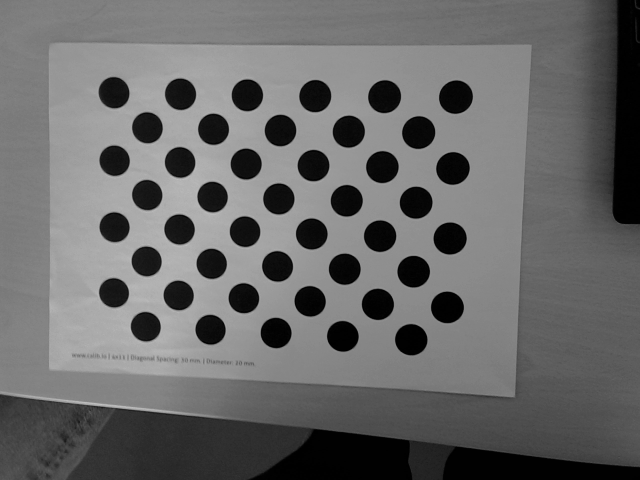
#> input picture results/acquired/1.png, 640 x 480 px
$ python MonoMain.py
#> lines starting #> are read from the running program, lines starting #| are printed output that depends on the picture; long printed decimals are rounded
### Perception3D/Calibration.py
# -*- coding: utf-8 -*-
import os
import glob
import CalibUtils as cu

from mpl_toolkits.mplot3d import Axes3D

import numpy as np
import cv2 as cv
import matplotlib.pyplot as plt

### Base Class for calibration implementation
class CalibrationBase:
    def __init__(self, cols = 4, rows = 11, patternSize_m = 0.03, patternType = 'chessboard'):
        self.patternTypes = {'chessboard':0, 'symmetric_circles':1, 'asymmetric_circles':2}

        if type(patternType) == int:
            assert patternType in self.patternTypes.values(), 'Pattern type must be one of {}'.format(self.patternTypes)
            patternType = list(self.patternTypes.keys())[list(self.patternTypes.values()).index(patternType)]
        else:
            assert patternType in self.patternTypes, 'Pattern type must be one of {}'.format(self.patternTypes)

        self.cols = cols
        self.rows = rows
        self.patternSize = patternSize_m
        self.patternType = patternType
        self.criteria = (cv.TERM_CRITERIA_EPS + cv.TERM_CRITERIA_MAX_ITER, 30, 0.001)

    # [8 lines left out: function symmetricWorldPoints, not called in this run]

    def asymmetricWorldPoints(self):
        patternPoints = []

        for i in range(self.rows):
            for j in range(self.cols):
                patternPoints.append((j if (i%2 == 0) else j + 0.5, i/2, 0))

        return np.array(patternPoints).astype('float32')

    def detect(self, frame, refine=False):
        # Find the chessboard corners or circle grid centers
        patternFound = False
        corners = []

        if self.patternType == 'chessboard':
            # Implement findChessboardCorners here
            patternFound, corners = cv.findChessboardCorners(frame, (self.cols, self.rows),
                                                              flags=cv.CALIB_CB_ADAPTIVE_THRESH + cv.CALIB_CB_NORMALIZE_IMAGE)

            if patternFound and refine:
                # Implement cornerSubPix here
                corners = cv.cornerSubPix(frame, corners, winSize=(5, 5), zeroZone=(-1, -1),
                                            criteria=(cv.TERM_CRITERIA_EPS + cv.TERM_CRITERIA_MAX_ITER, 30, 0.001))

        elif self.patternType == 'symmetric_circles':
            # Implement findCirclesGrid here
            patternFound, corners = cv.findCirclesGrid(frame, (self.cols, self.rows), flags=cv.CALIB_CB_SYMMETRIC_GRID)

        elif self.patternType == 'asymmetric_circles':
            # Implement findCirclesGrid here
            patternFound, corners = cv.findCirclesGrid(frame, (self.cols, self.rows), flags=cv.CALIB_CB_ASYMMETRIC_GRID)

        return patternFound, corners

    def drawPattern(self, frame, corners, patternFound):
        return cv.drawChessboardCorners(frame.copy(), (self.cols, self.rows), corners, patternFound)

    def detectInImages(self, framesPath = 'results/acquired', outdir = 'results/calibration'):
        if not os.path.exists(outdir):
            os.makedirs(outdir)

        framesPathList = []
        framesPathList.extend(glob.glob(os.path.join(framesPath, '*.png')))
        framesPathList.sort()
        print('There are {} {} images given for calibration'.format(len(framesPathList),self.patternType))

        objectPoints = []
        imgPoints = []
        workingImages = []

        if self.patternType in ['chessboard', 'symmetric_circles']:
            patternPoints = self.symmetricWorldPoints() * self.patternSize
        elif self.patternType == 'asymmetric_circles':
            patternPoints = self.asymmetricWorldPoints() * self.patternSize

        for framePath in framesPathList:
            print('Processing {}'.format(framePath))

            frame = cv.imread(framePath, cv.IMREAD_GRAYSCALE)

            if frame is None:
                print('Failed to load {}'.format(framePath))
                return None

            patternFound, corners = self.detect(frame, True)

            if patternFound:
                objectPoints.append(patternPoints)
                imgPoints.append(corners)
                workingImages.append(os.path.basename(framePath))

                drawToFrame = cv.cvtColor(frame, cv.COLOR_GRAY2BGR)
                drawToFrame = self.drawPattern(drawToFrame, corners, patternFound)
                cv.imwrite(outdir + '/' + os.path.basename(framePath) , drawToFrame)

            else:
                print('Calibration board NOT FOUND')

        return workingImages, objectPoints, imgPoints, frame.shape[1::-1]

    def plotRMS(self, figureName = 'RMS Plot'):
        # Plot settings
        plt.figure(figureName)
        plt.title(figureName)
        plt.xlabel('Image ID')
        plt.ylabel('RMS')

        x = [os.path.splitext(os.path.basename(image))[0] for image in self.workingImages]

        if len(self.perViewErrors[0]) == 2:
            plt.scatter(x, [rms[0] for rms in self.perViewErrors], label='Per image RMS (Left Camera)', marker='o')
            plt.scatter(x, [rms[1] for rms in self.perViewErrors], label='Per image RMS (Right Camera)', marker='o')
        else:
            plt.scatter(x, self.perViewErrors, label='Per image RMS', marker='o')

        plt.plot(x, [self.rms]*len(self.workingImages), label='Mean RMS', linestyle='--')
        plt.legend(loc='upper right')

        if not os.path.exists('results/analysis'):
            os.makedirs('results/analysis')

        plt.savefig('results/analysis/'+ figureName + '.png')
        plt.show()

### Monocular Calibration class
class MonoCalibration(CalibrationBase):
    # [50 lines left out: function acquire, not called in this run]

    def calibrate(self, framesPath = 'results/acquired'):
        self.workingImages, objectPoints, imgPoints, imageSize = self.detectInImages(framesPath)
#> in detectInImages, frame is the input picture: shape (480, 640); min 0, max 194, mean 104.8
#> in detect, `patternFound, corners = cv.findCirclesGrid(frame, (self.cols, self.row..`: patternFound = True; corners = 44 rows, first 8: [455.5, 96.66], [452.5, 168], [449.6, 238], [446.9, 307], [418.2, 132.1], [415.6, 202.2], [413.2, 271.2], [410.8, 339.3]
#> in detectInImages, `patternFound, corners = self.detect(frame, True)`: patternFound = True
#> in drawPattern, `return cv.drawChessboardCorners(frame.copy(), (self.cols, self.rows), ..`:
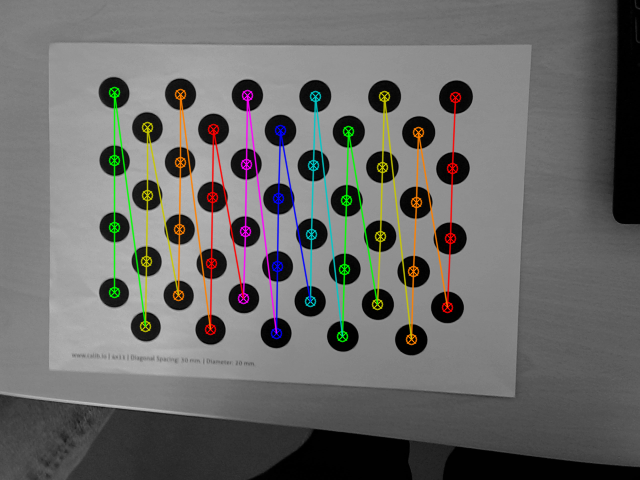
#> returned value: shape (480, 640, 3); mean of channels 0, 1, 2 104.6, 106.2, 106.8; drawn as B, G, R
#> self.workingImages = ['1.png', '10.png', '11.png']; objectPoints = 3 items; imgPoints = 3 items; imageSize = (640, 480)

        # Implement calibrateCameraExtended here
        self.rms, self.cameraMatrix, self.distCoeffs, self.rvecs, self.tvecs, _, _, self.perViewErrors = cv.calibrateCameraExtended(objectPoints, imgPoints, imageSize, None, None)
#> self.rms = 0.206; self.cameraMatrix = [[708.1, 0, 328.1], [0, 706, 239.7], [0, 0, 1]]; self.distCoeffs = [[0.0158, 0.998, -0.00291, 0.0025, -3.4]]; self.rvecs = ([0.139, 0.0379, 1.6], [0.603, 0.625, 1.34], [0.369, -0.553, 1.47]); self.tvecs = ([0.0538, -0.0606, 0.301], [0.0596, -0.0477, 0.24], [0.0408, -0.07, 0.284]); self.perViewErrors = [0.109, 0.274, 0.203]

        print('\nRMS:', self.rms)
#| RMS: 0.2063
        print('camera matrix:\n', self.cameraMatrix)
#| camera matrix:
#|  [[708.115    0.         328.143]
#|  [  0.         705.968 239.697]
#|  [  0.           0.           1.        ]]
        print('distortion coefficients: ', self.distCoeffs.ravel())
#| distortion coefficients:  [ 1.58017099e-02  9.98123761e-01 -2.91131631e-03  2.50371919e-03
#|  -3.39685347e+00]

        return self.rms, self.cameraMatrix, self.distCoeffs, imageSize

    def visualizeBoards(self, cameraWidth = 0.1, cameraHeight = 0.05):
        figureName = 'Calibration boards visualization in camera frame'

        # Plot settings
        fig = plt.figure(figureName)
        ax = fig.add_subplot(projection='3d')
        ax.set_title(figureName)
        ax.set_xlabel('x')
        ax.set_ylabel('z')
        ax.set_zlabel('-y')

        cu.plot_camera_frame(ax, self.rvecs, self.tvecs, self.cameraMatrix, cameraWidth, cameraHeight)
        cu.plot_board_frames(ax, self.rvecs, self.tvecs, self.cols, self.rows, self.patternSize)
        cu.set_axes_equal(ax)

        if not os.path.exists('results/analysis'):
            os.makedirs('results/analysis')

        plt.savefig('results/analysis/' + figureName + '.png')
        plt.show()

### Stereo Calibration Class
class StereoCalibration(CalibrationBase):
    # [34 lines left out: function calibrate, not called in this run]

### Perception3D/CalibUtils.py
# -*- coding: utf-8 -*-
from matplotlib import cm
from numpy import linspace
import numpy as np
import cv2 as cv

## Misc
def nullFunction(x = None, y = None):
    pass

## 3-D plotting
def set_axes_radius(ax, origin, radius):
    ax.set_xlim3d([origin[0] - radius, origin[0] + radius])
    ax.set_ylim3d([origin[1] - radius, origin[1] + radius])
    ax.set_zlim3d([origin[2] - radius, origin[2] + radius])

def set_axes_equal(ax):
    '''Make axes of 3D plot have equal scale so that spheres appear as spheres,
    cubes as cubes, etc..  This is one possible solution to Matplotlib's
    ax.set_aspect('equal') and ax.axis('equal') not working for 3D.

    Input
      ax: a matplotlib axis, e.g., as output from plt.gca().
    '''

    limits = np.array([
        ax.get_xlim3d(),
        ax.get_ylim3d(),
        ax.get_zlim3d(),
    ])

    origin = np.mean(limits, axis=1)
    radius = 0.5 * np.max(np.abs(limits[:, 1] - limits[:, 0]))
    set_axes_radius(ax, origin, radius)

def transform_to_matplotlib_frame(cMo, X):
    # util function
    M = np.identity(4)
    M[1,1] = 0
    M[1,2] = 1
    M[2,1] = -1
    M[2,2] = 0

    return M.dot(cMo.dot(X))

def create_camera_model(camera_matrix, width, height, draw_frame_axis=True):
    # util function
    # fx = camera_matrix[0,0]
    # fy = camera_matrix[1,1]
    # focal = (fx + fy) /2
    f_scale =  0.1 #focal / 100

    # draw image plane
    X_img_plane = np.ones((4,5))
    X_img_plane[0:3,0] = [-width, height, f_scale]
    X_img_plane[0:3,1] = [width, height, f_scale]
    X_img_plane[0:3,2] = [width, -height, f_scale]
    X_img_plane[0:3,3] = [-width, -height, f_scale]
    X_img_plane[0:3,4] = [-width, height, f_scale]

    # draw triangle above the image plane
    X_triangle = np.ones((4,3))
    X_triangle[0:3,0] = [-width, -height, f_scale]
    X_triangle[0:3,1] = [0, -2*height, f_scale]
    X_triangle[0:3,2] = [width, -height, f_scale]

    # draw camera
    X_center1 = np.ones((4,2))
    X_center1[0:3,0] = [0, 0, 0]
    X_center1[0:3,1] = [-width, height, f_scale]

    X_center2 = np.ones((4,2))
    X_center2[0:3,0] = [0, 0, 0]
    X_center2[0:3,1] = [width, height, f_scale]

    X_center3 = np.ones((4,2))
    X_center3[0:3,0] = [0, 0, 0]
    X_center3[0:3,1] = [width, -height, f_scale]

    X_center4 = np.ones((4,2))
    X_center4[0:3,0] = [0, 0, 0]
    X_center4[0:3,1] = [-width, -height, f_scale]

    return [X_img_plane, X_triangle, X_center1, X_center2, X_center3, X_center4]

def create_board_model(board_width, board_height, square_size):
    # util function
    width = board_width*square_size
    height = board_height*square_size

    # draw calibration board
    X_board = np.ones((4,5))
    X_board[0:3,0] = [0,0,0]
    X_board[0:3,1] = [width,0,0]
    X_board[0:3,2] = [width,height,0]
    X_board[0:3,3] = [0,height,0]
    X_board[0:3,4] = [0,0,0]

    # draw board frame axis
    X_frame1 = np.ones((4,2))
    X_frame1[0:3,0] = [0, 0, 0]
    X_frame1[0:3,1] = [height/2, 0, 0]

    X_frame2 = np.ones((4,2))
    X_frame2[0:3,0] = [0, 0, 0]
    X_frame2[0:3,1] = [0, height/2, 0]

    X_frame3 = np.ones((4,2))
    X_frame3[0:3,0] = [0, 0, 0]
    X_frame3[0:3,1] = [0, 0, height/2]

    return [X_board, X_frame1, X_frame2, X_frame3]

def plot_camera_frame(ax, rvecs, tvecs, cam_matrix, cam_width = 10.0, cam_height = 5.0,):
    extrinsics = np.zeros((len(rvecs),6))
    for i in range(0, len(rvecs)):
        extrinsics[i]=np.append(rvecs[i].flatten(), tvecs[i].flatten())

    camera_frame = create_camera_model(cam_matrix, cam_width, cam_height)

    for i in range(len(camera_frame)):
        X = np.zeros(camera_frame[i].shape)
        for j in range(camera_frame[i].shape[1]):
            X[:,j] = transform_to_matplotlib_frame(np.eye(4), camera_frame[i][:,j])
        ax.plot3D(X[0,:], X[1,:], X[2,:], color='r')

def plot_board_frames(ax, rvecs, tvecs, cols, rows, pattern_size):
    extrinsics = np.zeros((len(rvecs),6))
    for i in range(0, len(rvecs)):
        extrinsics[i]=np.append(rvecs[i].flatten(), tvecs[i].flatten())

    board_frames = create_board_model(cols, rows, pattern_size)

    cm_subsection = linspace(0.0, 1.0, extrinsics.shape[0])
    colors = [ cm.jet(x) for x in cm_subsection ]

    for idx in range(extrinsics.shape[0]):
        R, _ = cv.Rodrigues(extrinsics[idx,0:3])
        cMo = np.eye(4,4)
        cMo[0:3,0:3] = R
        cMo[0:3,3] = extrinsics[idx,3:6]
        for i in range(len(board_frames)):
            X = np.zeros(board_frames[i].shape)
            for j in range(board_frames[i].shape[1]):
                X[0:4,j] = transform_to_matplotlib_frame(cMo, board_frames[i][0:4,j])
            ax.plot3D(X[0,:], X[1,:], X[2,:], color=colors[idx])

### Perception3D/Rectification.py
# -*- coding: utf-8 -*-
import CalibUtils as cu
import cv2 as cv
import numpy as np

class MonoRectification:
    def __init__(self, cameraMatrix, distCoeffs, imageSize):
        self.cameraMatrix = cameraMatrix
        self.distCoeffs = distCoeffs
        self.imageSize = imageSize
        self.alpha = 1
        self.xRatio = 1
        self.yRatio = 1

    def computeCorrectionMaps(self, alpha = 1.0, xRatio = 1, yRatio = 1):
        newImageSize = (int(self.imageSize[0] / xRatio), int(self.imageSize[1] / yRatio))
        # Implement getOptimalNewCameraMatrix here
        newcameramtx, _ = cv.getOptimalNewCameraMatrix(self.cameraMatrix, self.distCoeffs, self.imageSize, alpha, newImageSize)
        # Implement initUndistortRectifyMap here
        self.map1, self.map2 = cv.initUndistortRectifyMap(self.cameraMatrix, self.distCoeffs, None, newcameramtx, self.imageSize, cv.CV_32FC1)

    def rectify(self, frame):
        return cv.remap(frame, self.map1, self.map2, cv.INTER_LINEAR)

    def display(self, cameraId = 0, fps = 25):
        capture = cv.VideoCapture(cameraId)

        cv.namedWindow('Rectified Image', cv.WINDOW_NORMAL)

        # create trackbars
        cv.createTrackbar('10 * alpha', 'Rectified Image', 10 * self.alpha, 10, cu.nullFunction)
        cv.createTrackbar('xRatio', 'Rectified Image', self.xRatio, 5, cu.nullFunction)
        cv.createTrackbar('yRatio', 'Rectified Image', self.yRatio, 5, cu.nullFunction)
        self.computeCorrectionMaps(self.alpha, self.xRatio, self.yRatio)

        while(True):
            # Capture frame-by-frame
            ret, frame = capture.read()

            alpha = cv.getTrackbarPos('10 * alpha', 'Rectified Image') / 10
            xRatio = cv.getTrackbarPos('xRatio', 'Rectified Image')
            yRatio = cv.getTrackbarPos('yRatio', 'Rectified Image')

            if xRatio == 0:
                xRatio = 1
            if yRatio == 0:
                yRatio = 1

            if (alpha != self.alpha or xRatio != self.xRatio or yRatio != self.yRatio):
                self.alpha = alpha
                self.xRatio = xRatio
                self.yRatio = yRatio

                self.computeCorrectionMaps(self.alpha, self.xRatio, self.yRatio)

            frame = self.rectify(frame)

            cv.imshow('Rectified Image', frame)

            key = cv.waitKey(int(1000 / fps))

            if key == ord('\x1b') or key == ord('q'):
                break

        capture.release()
        cv.destroyAllWindows()

class StereoRectification:
    # [120 lines left out: functions __init__, computeCorrectionMaps, rectify, display, displayDisparity, not called in this run]

### Perception3D/MonoMain.py
# -*- coding: utf-8 -*-
from Calibration import MonoCalibration
from Rectification import MonoRectification

# Acquisition
calib = MonoCalibration(patternType="asymmetric_circles")
#calib.acquire(2)

# Calibration
rms, cameraMatrix, discoef, imgsize = calib.calibrate()
#> rms = 0.206; cameraMatrix = [[708.1, 0, 328.1], [0, 706, 239.7], [0, 0, 1]]; discoef = [[0.0158, 0.998, -0.00291, 0.0025, -3.4]]; imgsize = (640, 480)

# Visualization
calib.visualizeBoards()
#> in plot_camera_frame, `extrinsics = np.zeros((len(rvecs),6))`: extrinsics = [[0, 0, 0, 0, 0, 0], [0, 0, 0, 0, 0, 0], [0, 0, 0, 0, 0, 0]]
#> the loop in plot_camera_frame, `for i in range(0, len(rvecs)):` made 3 passes
#> after the loop in plot_camera_frame, `for i in range(0, len(rvecs)):`: extrinsics = [[0.139, 0.0379, 1.6, 0.0538, -0.0606, 0.301], [0.603, 0.625, 1.34, 0.0596, -0.0477, 0.24], [0.369, -0.553, 1.47, 0.0408, -0.07, 0.284]]
#> in plot_camera_frame, `camera_frame = create_camera_model(cam_matrix, cam_width, cam_height)`: camera_frame = 6 items
#> the loop in plot_camera_frame, `for i in range(len(camera_frame)):` made 6 passes
#> in plot_board_frames, `extrinsics = np.zeros((len(rvecs),6))`: extrinsics = [[0, 0, 0, 0, 0, 0], [0, 0, 0, 0, 0, 0], [0, 0, 0, 0, 0, 0]]
#> the loop in plot_board_frames, `for i in range(0, len(rvecs)):` made 3 passes
#> after the loop in plot_board_frames, `for i in range(0, len(rvecs)):`: extrinsics = [[0.139, 0.0379, 1.6, 0.0538, -0.0606, 0.301], [0.603, 0.625, 1.34, 0.0596, -0.0477, 0.24], [0.369, -0.553, 1.47, 0.0408, -0.07, 0.284]]
#> in visualizeBoards, `plt.savefig('results/analysis/' + figureName + '.png')`:
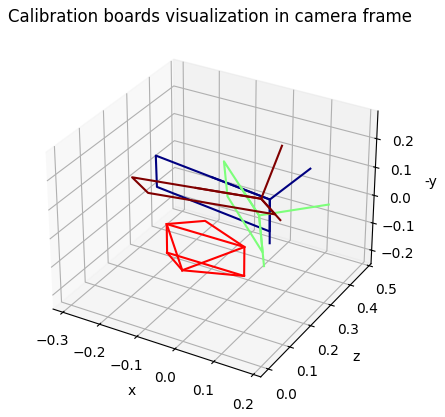
#> figure drawn by matplotlib, 1 panel
calib.plotRMS()
#> in plotRMS, `plt.savefig('results/analysis/'+ figureName + '.png')`:
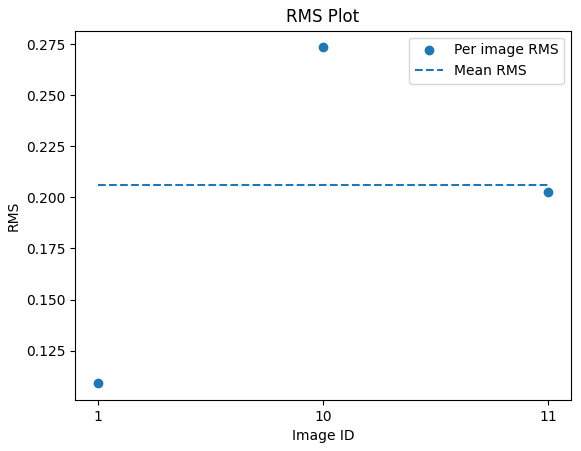
#> figure drawn by matplotlib, 1 panel

# Rectification
rectif = MonoRectification(calib.cameraMatrix, calib.distCoeffs, imgsize)
#> in __init__, `self.imageSize = imageSize`: self.imageSize = (640, 480)
rectif.computeCorrectionMaps()
#> in computeCorrectionMaps, `newcameramtx, _ = cv.getOptimalNewCameraMatrix(self.cameraMatrix, self..`: newcameramtx = [[701.3, 0, 331.9], [0, 694.8, 238.2], [0, 0, 1]]
#> in computeCorrectionMaps, `self.map1, self.map2 = cv.initUndistortRectifyMap(self.cameraMatrix, s..`:
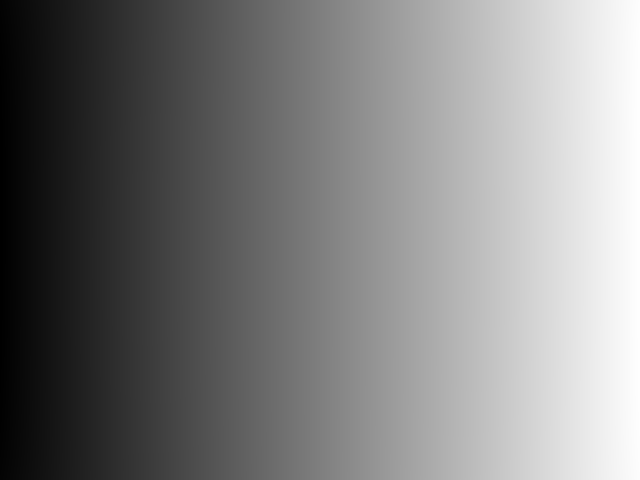
#> self.map1: shape (480, 640) float32; min -11.05, max 644.4, mean 315.9; drawn with min black and max white
#> in computeCorrectionMaps, `self.map1, self.map2 = cv.initUndistortRectifyMap(self.cameraMatrix, s..`:
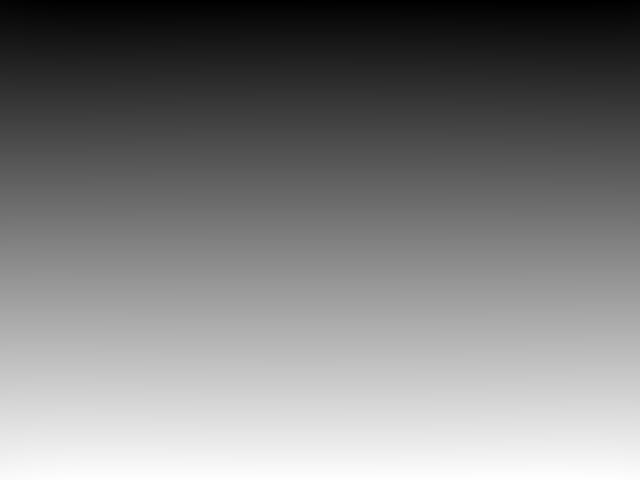
#> self.map2: shape (480, 640) float32; min -7.41, max 487.7, mean 240.7; drawn with min black and max white
rectif.display(cameraId=2)
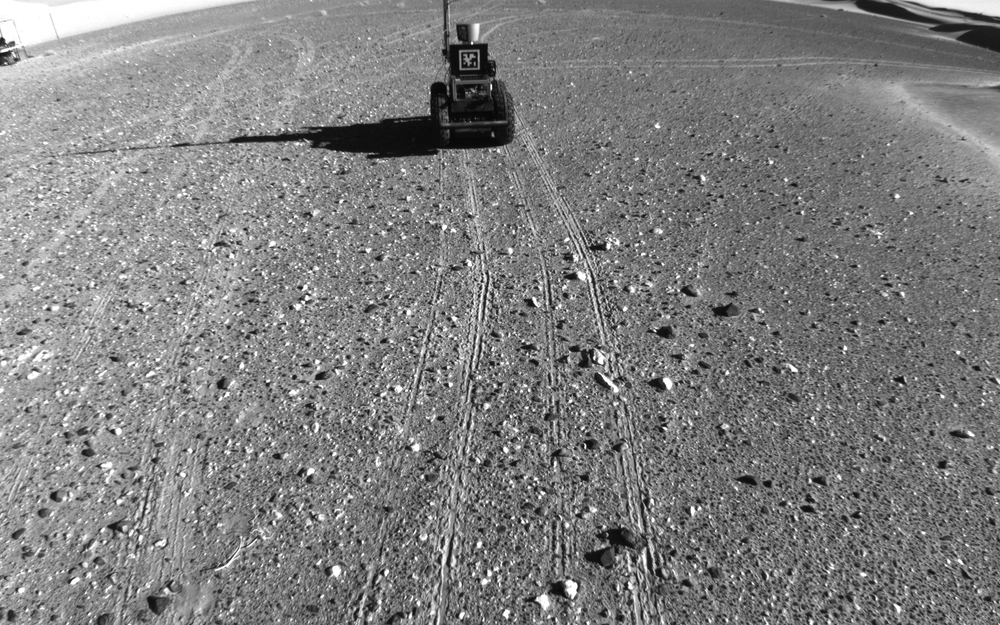
#> input picture Perception3D/data/stereo/MinnieRawLeft.png, 1000 x 625 px, shrunk from 1920 x 1200 before the run, given in place of the camera
#> in display, frame is the input picture: shape (625, 1000, 3); min 5, max 255, mean 127.2
#> in rectify, `return cv.remap(frame, self.map1, self.map2, cv.INTER_LINEAR)`:
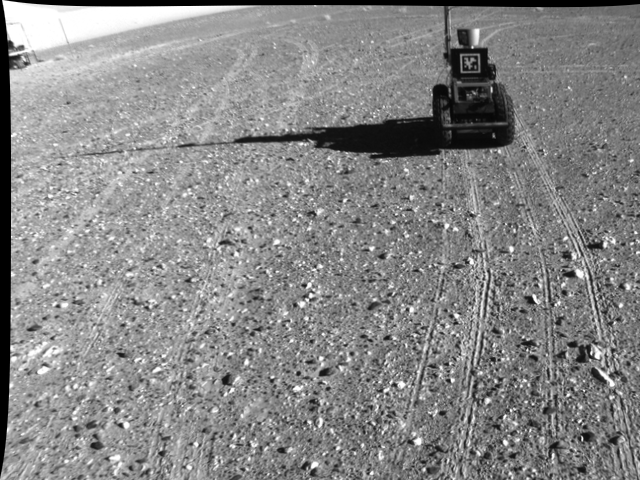
#> returned value: shape (480, 640, 3); min 0, max 255, mean 135.2
#> (key q is pressed here)
